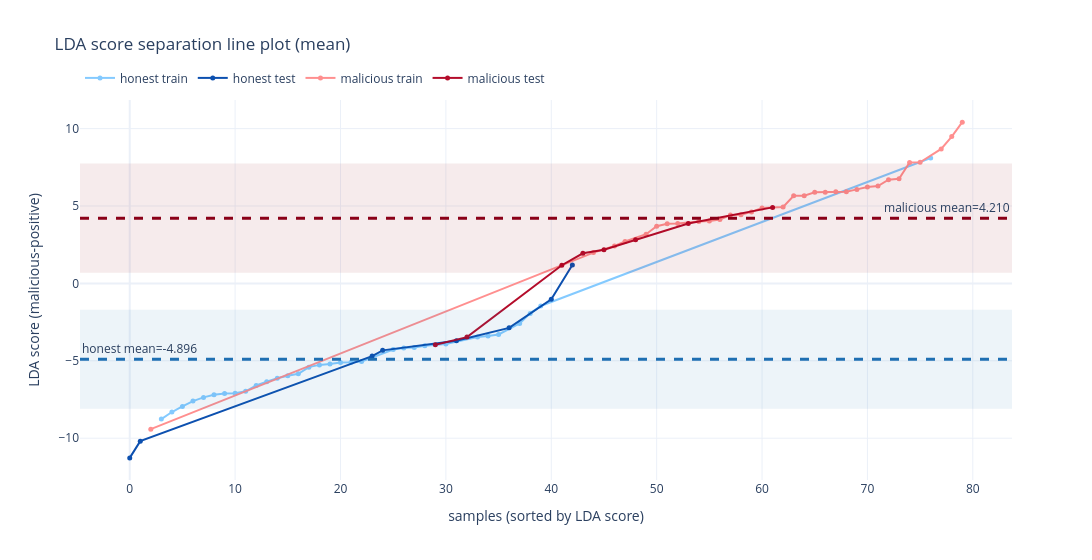

This figure's notebook cell:
### Code cell
# Actually useful visuals: LDA score line plot + summary stats
import numpy as np
import pandas as pd
import plotly.graph_objects as go

VIS_POOLING = "mean"  # "mean" or "last_token"
VIS_USE_ABS_SCORE = False  # optional: set True to view absolute margin size only

COLORS = {
    "honest_train": "#7ec8ff",   # light blue
    "honest_test": "#0047ab",    # dark blue
    "mal_train": "#ff8a8a",      # light red
    "mal_test": "#b00020",       # dark red
    "honest_mean": "#1f6fb2",
    "mal_mean": "#8a0018",
}

if "lda_results_by_pooling" not in globals() or VIS_POOLING not in lda_results_by_pooling:
    raise RuntimeError("Run or load the LDA training results first.")

lda_model = lda_results_by_pooling[VIS_POOLING]["model"]

# Preferred path: compute score for every point (train + test) from cached activations.
can_score_all = ("lda_vectors_by_pooling" in globals() and VIS_POOLING in lda_vectors_by_pooling and "lda_metadata_df" in globals())

if can_score_all:
    X = lda_vectors_by_pooling[VIS_POOLING].detach().cpu().numpy()
    y = lda_metadata_df["label"].to_numpy(dtype=np.int64)
    n = len(y)

    if "train_idx" not in globals() or "test_idx" not in globals():
        from sklearn.model_selection import train_test_split
        idx = np.arange(n)
        train_idx, test_idx = train_test_split(
            idx,
            test_size=0.2,
            random_state=int(globals().get("LDA_SPLIT_RANDOM_STATE", 42)),
            stratify=y,
        )

    split = np.array(["train"] * n, dtype=object)
    split[np.asarray(test_idx)] = "test"

    # LDA signed margin: >0 leans malicious, <0 leans honest.
    score = np.asarray(lda_model.decision_function(X), dtype=np.float64).reshape(-1)
    if VIS_USE_ABS_SCORE:
        score = np.abs(score)

    df = pd.DataFrame({
        "idx": np.arange(n),
        "score": score,
        "label": y,
        "split": split,
    })

else:
    # Fallback path: use test-only scores from saved result dict.
    y_test = np.asarray(lda_results_by_pooling[VIS_POOLING].get("y_test"), dtype=np.int64)
    y_score = np.asarray(lda_results_by_pooling[VIS_POOLING].get("y_score"), dtype=np.float64)
    if y_test.size == 0 or y_score.size == 0:
        raise RuntimeError("No score data available. Run extraction/training or load a richer bundle.")
    score = np.abs(y_score) if VIS_USE_ABS_SCORE else y_score
    df = pd.DataFrame({
        "idx": np.arange(len(y_test)),
        "score": score,
        "label": y_test,
        "split": "test",
    })

df["label_name"] = np.where(df["label"] == 0, "honest", "malicious")
df["group"] = df["label_name"] + "_" + df["split"]

# Sort by score for a clean separation line view.
df = df.sort_values("score").reset_index(drop=True)
df["rank"] = np.arange(len(df))

fig = go.Figure()

group_order = ["honest_train", "honest_test", "mal_train", "mal_test"]
group_map = {
    "honest_train": ("honest", "train"),
    "honest_test": ("honest", "test"),
    "mal_train": ("malicious", "train"),
    "mal_test": ("malicious", "test"),
}

for g in group_order:
    label_name, split_name = group_map[g]
    m = (df["label_name"] == label_name) & (df["split"] == split_name)
    if m.sum() == 0:
        continue
    sub = df.loc[m]
    fig.add_trace(
        go.Scatter(
            x=sub["rank"],
            y=sub["score"],
            mode="lines+markers",
            name=f"{label_name} {split_name}",
            line=dict(color=COLORS[g], width=2),
            marker=dict(size=5, color=COLORS[g]),
            opacity=0.95,
        )
    )

# Add informative summary lines and +/-1 std bands by class.
for class_name, mean_color in [("honest", COLORS["honest_mean"]), ("malicious", COLORS["mal_mean"])]:
    sub = df[df["label_name"] == class_name]
    if sub.empty:
        continue
    mu = float(sub["score"].mean())
    sd = float(sub["score"].std(ddof=0))
    fig.add_hline(
        y=mu,
        line=dict(color=mean_color, width=3, dash="dash"),
        annotation_text=f"{class_name} mean={mu:.3f}",
        annotation_position="top left" if class_name == "honest" else "top right",
    )
    if np.isfinite(sd) and sd > 0:
        fig.add_hrect(
            y0=mu - sd,
            y1=mu + sd,
            fillcolor=mean_color,
            opacity=0.08,
            line_width=0,
        )

fig.update_layout(
    title=f"LDA score separation line plot ({VIS_POOLING})",
    xaxis_title="samples (sorted by LDA score)",
    yaxis_title="|LDA score|" if VIS_USE_ABS_SCORE else "LDA score (malicious-positive)",
    width=1100,
    height=560,
    template="plotly_white",
    legend=dict(orientation="h", yanchor="bottom", y=1.02, xanchor="left", x=0.0),
)

fig.show()

# Compact numeric summary (mean/median/std/count) for quick diagnostics.
summary = (
    df.groupby(["label_name", "split"], dropna=False)["score"]
    .agg(["count", "mean", "median", "std", "min", "max"])
    .reset_index()
    .sort_values(["label_name", "split"])
    .reset_index(drop=True)
)
print("LDA score summary by class/split")
display(summary)

if not VIS_USE_ABS_SCORE:
    print("Interpretation: higher score => more malicious according to LDA.")
else:
    print("Interpretation: larger absolute score => higher classifier confidence/margin.")

### Figure 1 — Plotly figure (JSON) as saved in the notebook; plotly's stock layout.template omitted (floating-point values rounded to 4 significant figures)
{"data": [{"line": {"color": "#7ec8ff", "width": 2}, "marker": {"color": "#7ec8ff", "size": 5}, "mode": "lines+markers", "name": "honest train", "opacity": 0.95, "type": "scatter", "x": [3, 4, 5, 6, 7, 8, 9, 10, 11, 12, 13, 14, 15, 16, 17, 18, 19, 20, 21, 22, 25, 26, 27, 28, 30, 33, 34, 35, 37, 38, 39, 76], "y": [-8.764, -8.31, -7.947, -7.604, -7.364, -7.199, -7.117, -7.099, -6.972, -6.597, -6.356, -6.13, -5.963, -5.84, -5.41, -5.264, -5.201, -5.104, -5.096, -5.043, -4.275, -4.172, -4.14, -4.035, -3.91, -3.458, -3.391, -3.3, -2.595, -1.937, -1.459, 8.101]}, {"line": {"color": "#0047ab", "width": 2}, "marker": {"color": "#0047ab", "size": 5}, "mode": "lines+markers", "name": "honest test", "opacity": 0.95, "type": "scatter", "x": [0, 1, 23, 24, 31, 36, 40, 42], "y": [-11.27, -10.19, -4.697, -4.326, -3.708, -2.873, -1.025, 1.184]}, {"line": {"color": "#ff8a8a", "width": 2}, "marker": {"color": "#ff8a8a", "size": 5}, "mode": "lines+markers", "name": "malicious train", "opacity": 0.95, "type": "scatter", "x": [2, 44, 46, 47, 49, 50, 51, 52, 54, 55, 56, 57, 58, 59, 60, 62, 63, 64, 65, 66, 67, 68, 69, 70, 71, 72, 73, 74, 75, 77, 78, 79], "y": [-9.418, 1.988, 2.419, 2.71, 3.178, 3.689, 3.852, 3.871, 4.001, 4.033, 4.129, 4.42, 4.434, 4.619, 4.875, 4.941, 5.662, 5.667, 5.886, 5.889, 5.917, 5.926, 6.073, 6.226, 6.286, 6.703, 6.761, 7.809, 7.822, 8.683, 9.483, 10.42]}, {"line": {"color": "#b00020", "width": 2}, "marker": {"color": "#b00020", "size": 5}, "mode": "lines+markers", "name": "malicious test", "opacity": 0.95, "type": "scatter", "x": [29, 32, 41, 43, 45, 48, 53, 61], "y": [-3.964, -3.471, 1.172, 1.943, 2.175, 2.82, 3.873, 4.91]}], "layout": {"annotations": [{"showarrow": false, "text": "honest mean=-4.896", "x": 0, "xanchor": "left", "xref": "x domain", "y": -4.896, "yanchor": "bottom", "yref": "y"}, {"showarrow": false, "text": "malicious mean=4.210", "x": 1, "xanchor": "right", "xref": "x domain", "y": 4.21, "yanchor": "bottom", "yref": "y"}], "height": 560, "legend": {"orientation": "h", "x": 0, "xanchor": "left", "y": 1.02, "yanchor": "bottom"}, "shapes": [{"line": {"color": "#1f6fb2", "dash": "dash", "width": 3}, "type": "line", "x0": 0, "x1": 1, "xref": "x domain", "y0": -4.896, "y1": -4.896, "yref": "y"}, {"fillcolor": "#1f6fb2", "line": {"width": 0}, "opacity": 0.08, "type": "rect", "x0": 0, "x1": 1, "xref": "x domain", "y0": -8.095, "y1": -1.698, "yref": "y"}, {"line": {"color": "#8a0018", "dash": "dash", "width": 3}, "type": "line", "x0": 0, "x1": 1, "xref": "x domain", "y0": 4.21, "y1": 4.21, "yref": "y"}, {"fillcolor": "#8a0018", "line": {"width": 0}, "opacity": 0.08, "type": "rect", "x0": 0, "x1": 1, "xref": "x domain", "y0": 0.68, "y1": 7.74, "yref": "y"}], "title": {"text": "LDA score separation line plot (mean)"}, "width": 1100, "xaxis": {"title": {"text": "samples (sorted by LDA score)"}}, "yaxis": {"title": {"text": "LDA score (malicious-positive)"}}}}
